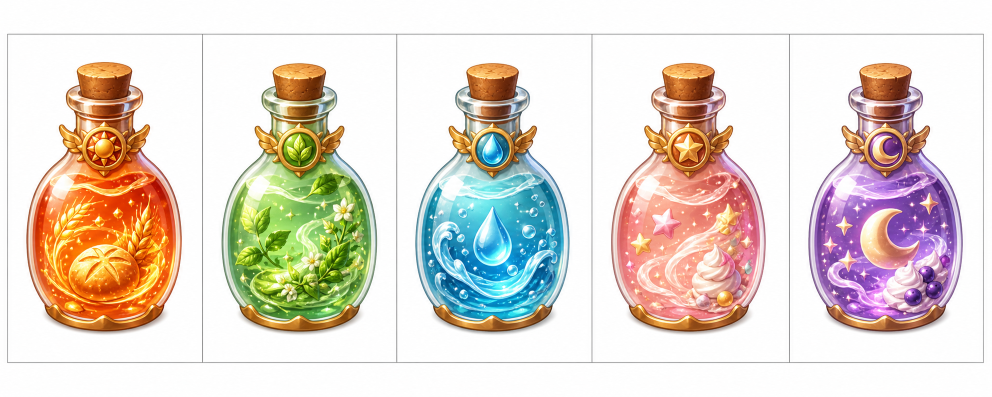
#> input picture flutter_app/tooling/generated/bottle_sheet_5x1.png, 1983 x 793 px (shown at 1/2 size)
$ python normalize_png_icons.py generated/bottle_sheet_5x1.png
#> lines starting #> are read from the running program, lines starting #| are printed output that depends on the picture
#!/usr/bin/env python3
from __future__ import annotations

import argparse
from pathlib import Path

from PIL import Image


def alpha_bbox(image: Image.Image) -> tuple[int, int, int, int] | None:
    alpha = image.getchannel("A")
    return alpha.point(lambda value: 255 if value > 18 else 0).getbbox()


def normalize(path: Path, *, output_size: int, fill: float) -> None:
#> called with output_size = 512, fill = 0.82
    image = Image.open(path).convert("RGBA")
    bbox = alpha_bbox(image)
#> in alpha_bbox, `alpha = image.getchannel("A")`: alpha: PIL image 1983x793 L; every value is 255
#> bbox = (0, 0, 1983, 793)
    if bbox is None:
        return

    content = image.crop(bbox)
    target = int(output_size * fill)
    scale = min(target / content.width, target / content.height)
#> scale = 0.211
    next_size = (
        max(1, round(content.width * scale)),
        max(1, round(content.height * scale)),
    )
#> next_size = (419, 168)
    content = content.resize(next_size, Image.Resampling.LANCZOS)
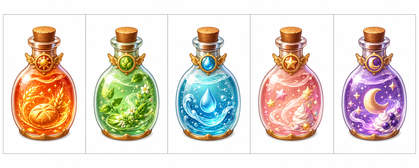
#> content: PIL image 419x168 RGBA; mean R, G, B, A 225.3, 214.7, 204.7, 255

    canvas = Image.new("RGBA", (output_size, output_size), (0, 0, 0, 0))
#> canvas: PIL image 512x512 RGBA; every value is 0
    canvas.alpha_composite(
        content,
        ((output_size - content.width) // 2, (output_size - content.height) // 2),
    )
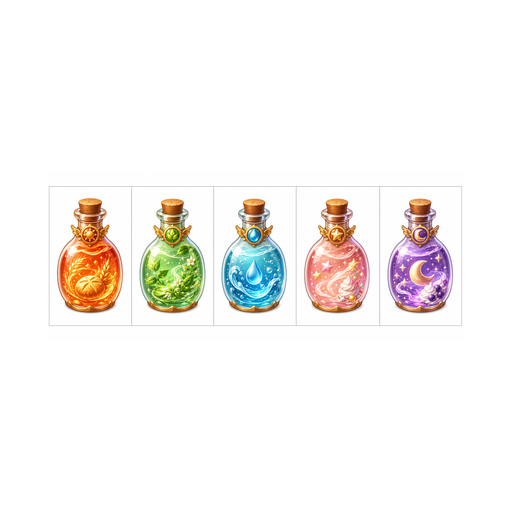
#> canvas: PIL image 512x512 RGBA; mean R, G, B, A 60.5, 57.6, 55, 68.5; transparent parts drawn white
    canvas.save(path)


def main() -> None:
    parser = argparse.ArgumentParser(description="Upscale transparent PNG icon content within a square canvas.")
    parser.add_argument("paths", nargs="+", type=Path)
    parser.add_argument("--output-size", type=int, default=512)
    parser.add_argument("--fill", type=float, default=0.82)
    args = parser.parse_args()

    for path in args.paths:
        normalize(path, output_size=args.output_size, fill=args.fill)


if __name__ == "__main__":
    main()
